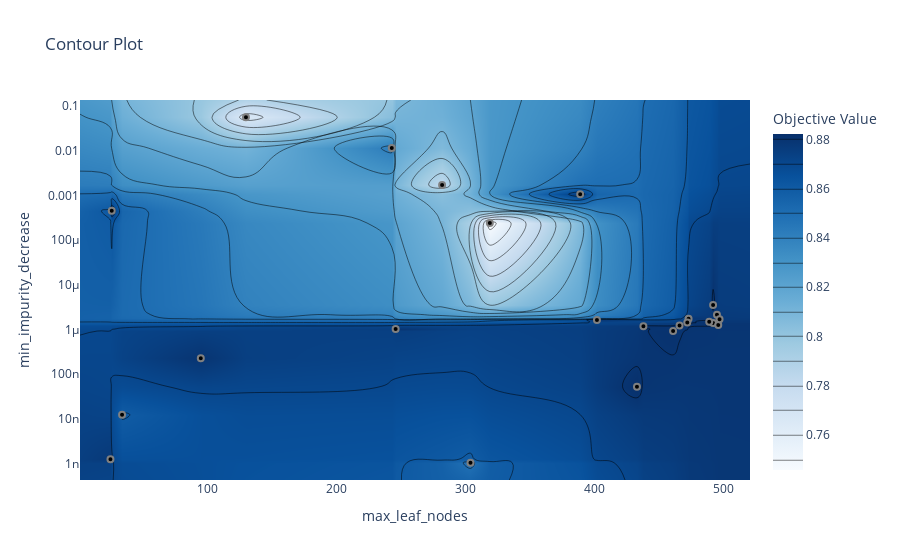

Notebook code cell kept with this figure:
### Markdown cell above
We can plot Contour Plots of Optimization, to highlight the relationship between two hyperparameters and the trial value. Let's look at such plot:

### Code cell
# Plotting a Contour Plot in Optuna
contour_plot = vis.plot_contour(study, params=["min_impurity_decrease", "max_leaf_nodes"])
contour_plot.show()

### Figure 1 — Plotly figure (JSON) as saved in the notebook; plotly's stock layout.template omitted (floating-point values rounded to 4 significant figures; data arrays with more than 128 entries replaced by an {"elided": "..."} marker saying what was removed)
{"data": [{"colorbar": {"title": {"text": "Objective Value"}}, "colorscale": [[0, "rgb(247,251,255)"], [0.125, "rgb(222,235,247)"], [0.25, "rgb(198,219,239)"], [0.375, "rgb(158,202,225)"], [0.5, "rgb(107,174,214)"], [0.625, "rgb(66,146,198)"], [0.75, "rgb(33,113,181)"], [0.875, "rgb(8,81,156)"], [1, "rgb(8,48,107)"]], "connectgaps": true, "contours": {"coloring": "heatmap"}, "hoverinfo": "none", "line": {"smoothing": 1.3}, "reversescale": false, "type": "contour", "x": [1.4, 25, 26, 34, 95, 130, 243, 246, 282, 304, 319, 389, 402, 433, 438, 461, 466, 472, 473, 489, 492, 495, 496, 497, 520.6], "y": [4.309e-10, 1.049e-09, 1.259e-09, 1.242e-08, 5.237e-08, 2.298e-07, 9.269e-07, 1.031e-06, 1.19e-06, 1.24e-06, 1.261e-06, 1.408e-06, 1.44e-06, 1.5e-06, 1.639e-06, 1.709e-06, 1.74e-06, 2.15e-06, 3.54e-06, 0.0002426, 0.0004564, 0.001072, 0.001729, 0.01152, 0.05637, 0.1373], "z": {"elided": "26x25 float values"}}, {"marker": {"color": "black", "line": {"color": "Grey", "width": 2}}, "mode": "markers", "showlegend": false, "type": "scatter", "x": [319, 282, 304, 34, 25, 246, 95, 389, 243, 26, 130, 433, 492, 496, 489, 495, 461, 497, 473, 492, 438, 466, 402, 472], "y": [0.0002426, 0.001729, 1.049e-09, 1.242e-08, 1.259e-09, 1.031e-06, 2.298e-07, 0.001072, 0.01152, 0.0004564, 0.05637, 5.237e-08, 1.408e-06, 1.261e-06, 1.5e-06, 2.15e-06, 9.269e-07, 1.709e-06, 1.74e-06, 3.54e-06, 1.19e-06, 1.24e-06, 1.639e-06, 1.44e-06]}], "layout": {"title": {"text": "Contour Plot"}, "xaxis": {"range": [1.4, 520.6], "title": {"text": "max_leaf_nodes"}}, "yaxis": {"range": [-9.366, -0.8625], "title": {"text": "min_impurity_decrease"}, "type": "log"}}}
